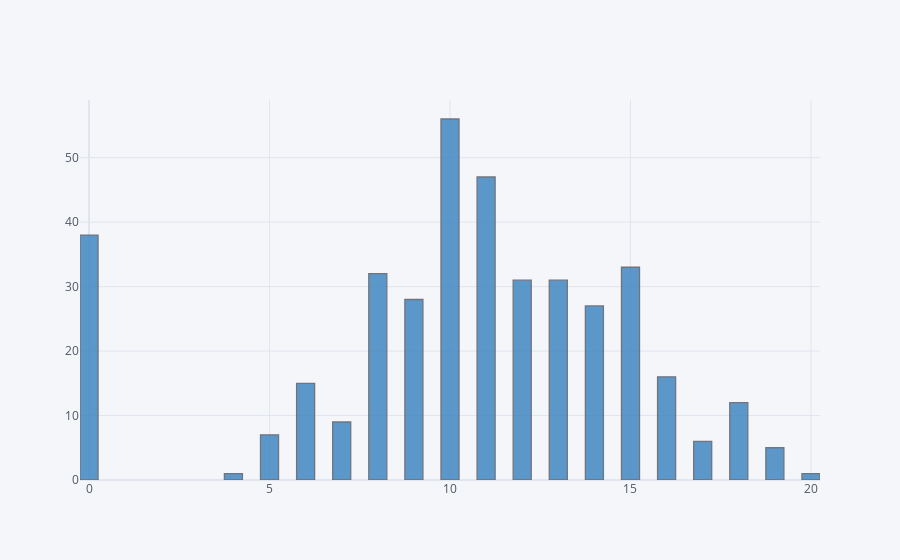

The notebook cell saved with this chart:
### Code cell
df['G3'].iplot(kind='hist',bins=100,color='blue')

### Figure 1 — Plotly figure (JSON) as saved in the notebook; plotly's stock layout.template omitted (floating-point values rounded to 4 significant figures; data arrays with more than 128 entries replaced by an {"elided": "..."} marker saying what was removed)
{"data": [{"histfunc": "count", "histnorm": "", "marker": {"color": "rgba(55, 128, 191, 1.0)", "line": {"color": "#4D5663", "width": 1.3}}, "name": "G3", "nbinsx": 100, "opacity": 0.8, "orientation": "v", "type": "histogram", "x": {"elided": "395 int values"}}], "layout": {"barmode": "overlay", "legend": {"bgcolor": "#F5F6F9", "font": {"color": "#4D5663"}}, "paper_bgcolor": "#F5F6F9", "plot_bgcolor": "#F5F6F9", "title": {"font": {"color": "#4D5663"}}, "xaxis": {"gridcolor": "#E1E5ED", "showgrid": true, "tickfont": {"color": "#4D5663"}, "title": {"font": {"color": "#4D5663"}, "text": ""}, "zerolinecolor": "#E1E5ED"}, "yaxis": {"gridcolor": "#E1E5ED", "showgrid": true, "tickfont": {"color": "#4D5663"}, "title": {"font": {"color": "#4D5663"}, "text": ""}, "zerolinecolor": "#E1E5ED"}}}
